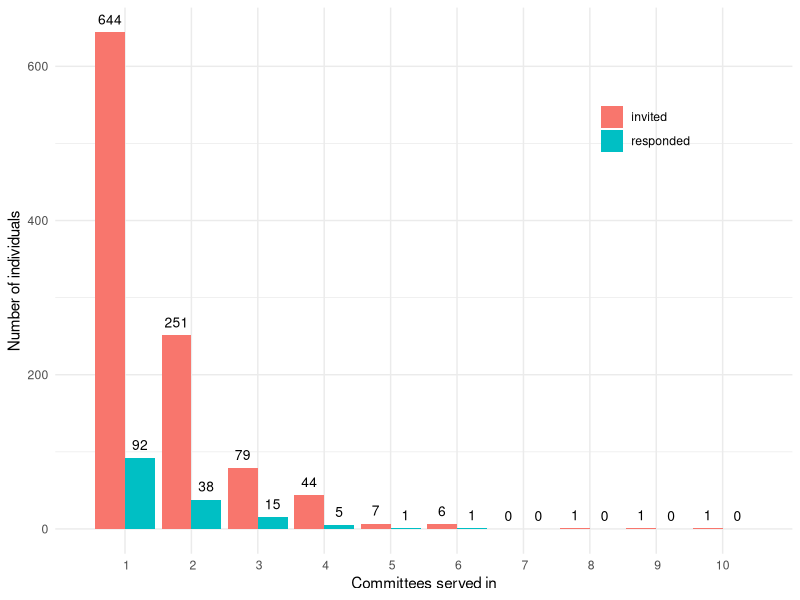

Write R code to recreate this figure.
# This script produces a plot of the histogram of individuals by number of AECs served in partioned by invited and responded

if (!require("readxl")) install.packages("readxl")
if (!require("dplyr")) install.packages("dplyr")
if (!require("tidyr")) install.packages("tidyr")
if (!require("stringr")) install.packages("stringr")
if (!require("ggplot2")) install.packages("ggplot2")

library(readxl)
library(dplyr)
library(tidyr)
library(stringr)
library(ggplot2)

SurveyData <- read_excel("../../results/results-survey54231.xlsx")

# remove unusable replies from ID 99 and 218
SurveyData <- SurveyData %>% filter(id != 99 & id != 218)

survey_hist_data <- as.data.frame(rowSums(SurveyData %>% select(`g0[CICSE_Y2011]`:`g0[CTACAS_Y2019]`), na.rm = TRUE))
names(survey_hist_data) <- "served_in"

survey_hist_data <- survey_hist_data %>% group_by(served_in) %>% tally %>% filter(served_in > 0)

aec <- read_excel("../../results/aec.xlsx")

aec_hist_data <- aec %>% group_by(`Full name`) %>% tally %>% rename(served_in = n) %>% group_by(served_in) %>% tally %>% rbind(c(7, 0)) %>% arrange(served_in)

full_hist_data <- aec_hist_data %>% dplyr::left_join(survey_hist_data, by="served_in")  %>% replace_na(list(n.y = 0)) %>% rename(invited=n.x, responded=n.y)

full_plot_data <- full_hist_data %>% gather(var, val, invited, responded)

aec_hist_plot <- ggplot(data = full_plot_data, aes(x=served_in, y=val, fill=var)) +
  scale_x_discrete(limits = c(1:10)) +
  geom_bar(position="dodge", stat = "identity") +
  geom_text(position=position_dodge(width=0.9), aes(label=val), vjust=-0.8, color="black", size=3.5) +
  labs(x = "Committees served in", y = "Number of individuals", fill="") +
  theme_minimal()+ theme(legend.position = c(0.8, 0.8))

ggsave(aec_hist_plot, filename="output/aec_histogram.pdf")
